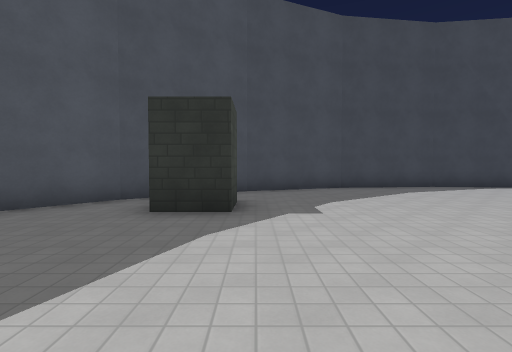
view 1 (above)

17 first-person views from a walk through a level from a Godot 3-D game. The camera is 1.4 m above the floor, tilts 2° down and sees 85° across. The floor is counted in squares, 2 m on a side. Each view is taken from the middle of a square. On the plan, view 1 faces up. The plan holds only what a view shows up to about 9 squares ahead; the rest is blank. The place goes on beyond the plan. Some surface patterns are stand-ins.

view 2
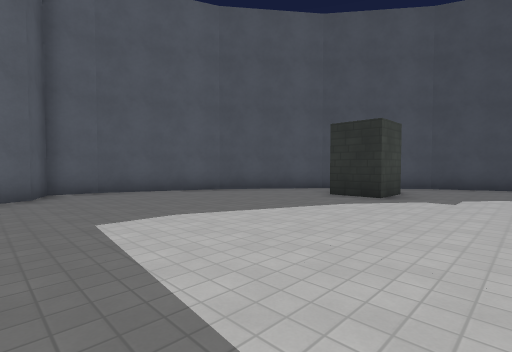

view 3
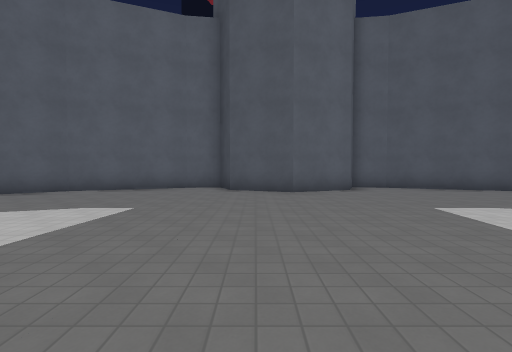

view 4
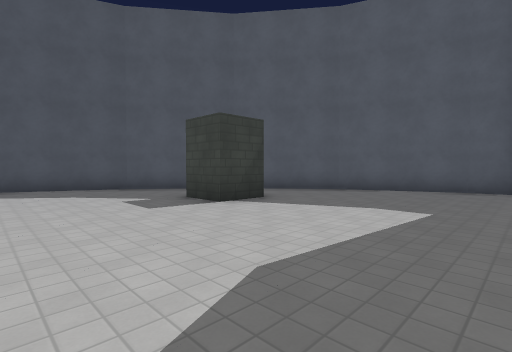

view 5
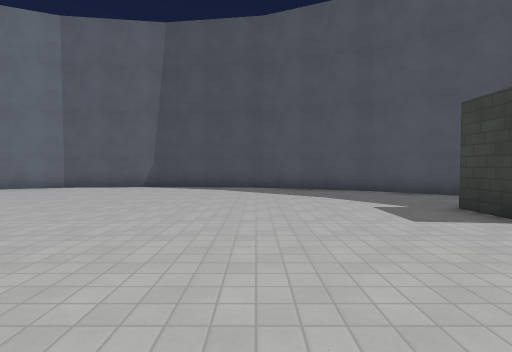

view 6
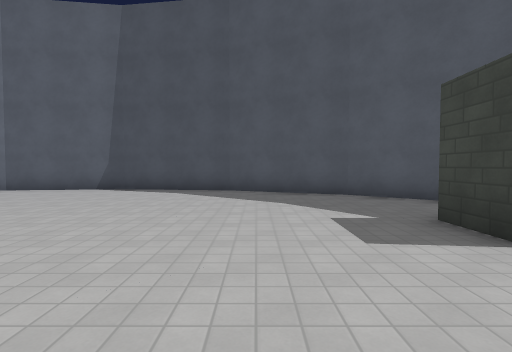

view 7
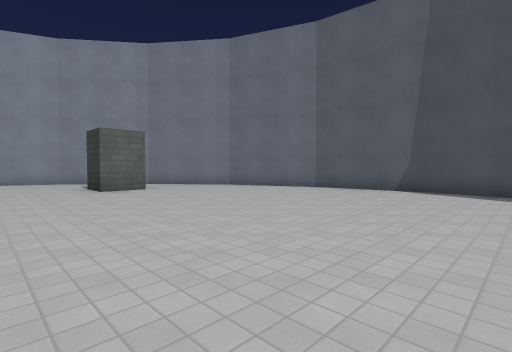

view 8
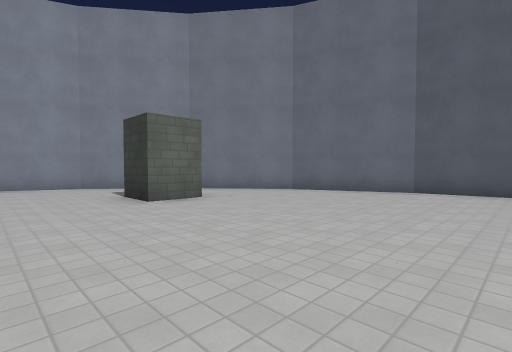

view 9
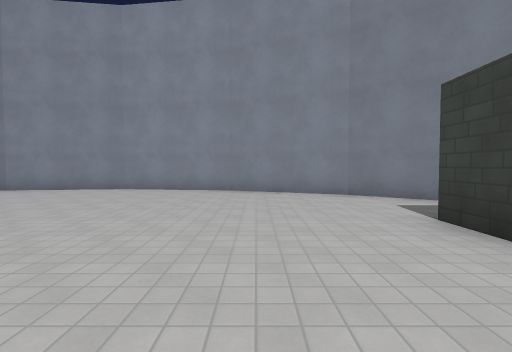

view 10
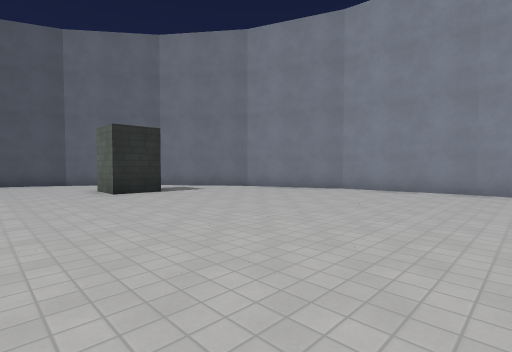

view 11
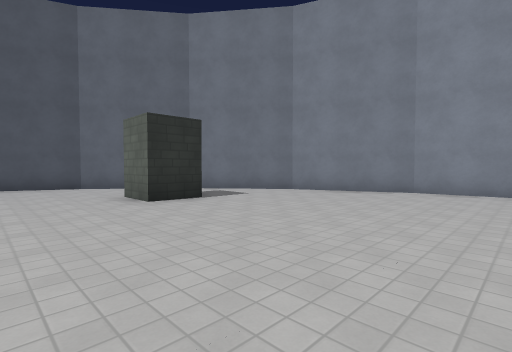

view 12
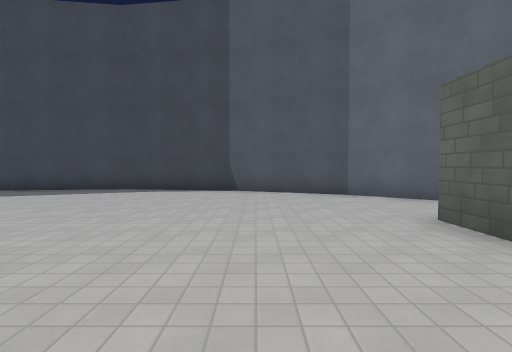

view 13
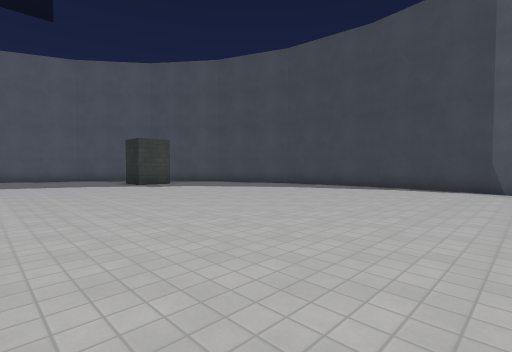

view 14
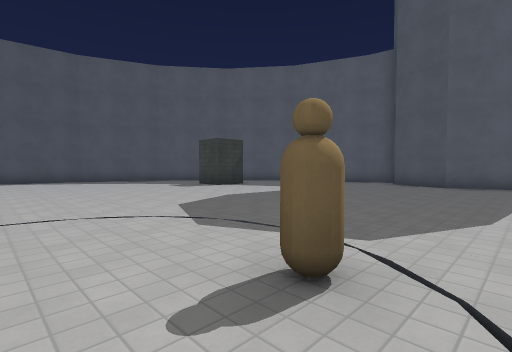

view 15
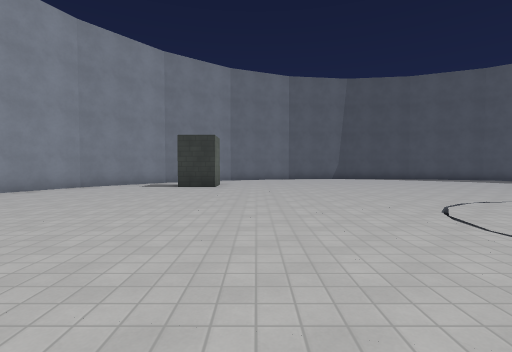

view 16
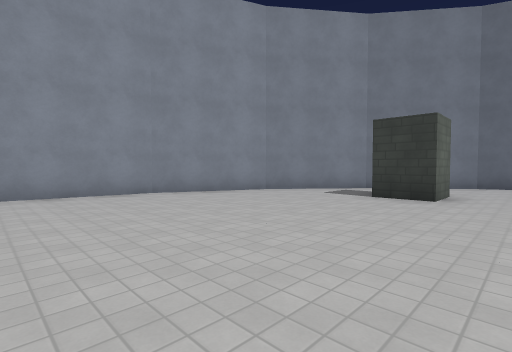

view 17
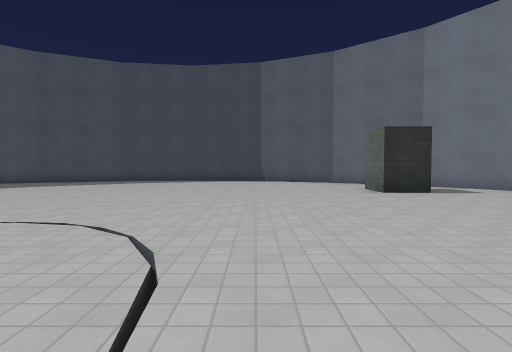

### Floor plan
Points are (right, up) in squares from view 1. A wall is a line through its corners. A room is listed if a view was taken in it or the views show most of it. See-through windows are left out.
Room 1 (views 1, 2, 3, 4, 5, 6, 7, 8, 9, 10, 11, 12, 13, 14, 15, 16, 17)
walls: (-2.3, 6.2) (-2.8, 5.8); (-1.9, -12.6) (-0.2, -13.9); (-6.2, -5.4) (-6.1, -6.2) (-4.8, -9.3); (13.8, 6.7) (12.2, 7.9); (-4.8, -9.2) (-3.4, -11.1); (12.1, -13.9) (14.9, -11.8); (6, -15.5) (9.3, -15.1); (6.1, 9.5) (2.7, 9.1); (18.5, -3.1) (18.1, 0.4); (-2.8, 5.9) (-4.9, 3.2); (2.8, 9.1) (-0.3, 7.8); (9.2, -15.1) (12.3, -13.8); (14.8, -11.9) (16.9, -9.2); (18.1, -6.2) (18.5, -2.9); (18.1, 0.2) (16.8, 3.3); (-0.2, 7.9) (-1, 7.3); (16.9, 3.2) (15.1, 5.6); (-6.1, 0.3) (-6.2, -0.8) (-5.2, -1.2) (-4.5, -3) (-5.2, -4.8) (-6, -5.1); (9.3, 9.1) (6, 9.5); (-4.8, 3.4) (-6.1, 0.2); (-0.4, -13.8) (2.8, -15.1) (6.1, -15.5); (12.4, 7.8) (9.2, 9.1); (16.8, -9.4) (18.1, -6.1)
objects: pillar (-1, -10); pillar (-1, 5); other object (4, -2); pillar (13, -10); pillar (13, 4)

Where each view was taken, in squares from view 1:
view 1: 0 up, 0 right, facing up
view 2: 2 down, 2 right, facing up-left
view 3: 4 down, 3 right, facing left
view 4: 5 down, 3 right, facing down-left
view 5: 6 down, 3 right, facing down
view 6: 7 down, 2 right, facing down
view 7: 7 down, 4 right, facing down-right
view 8: 7 down, 7 right, facing down-right
view 9: 7 down, 10 right, facing right
view 10: 4 down, 10 right, facing up-right
view 11: 2 down, 10 right, facing up-right
view 12: 1 up, 10 right, facing up
view 13: 0 up, 10 right, facing up-left
view 14: 1 down, 6 right, facing down-left
view 15: 0 up, 11 right, facing down
view 16: 3 down, 11 right, facing down-right
view 17: 4 down, 9 right, facing up
